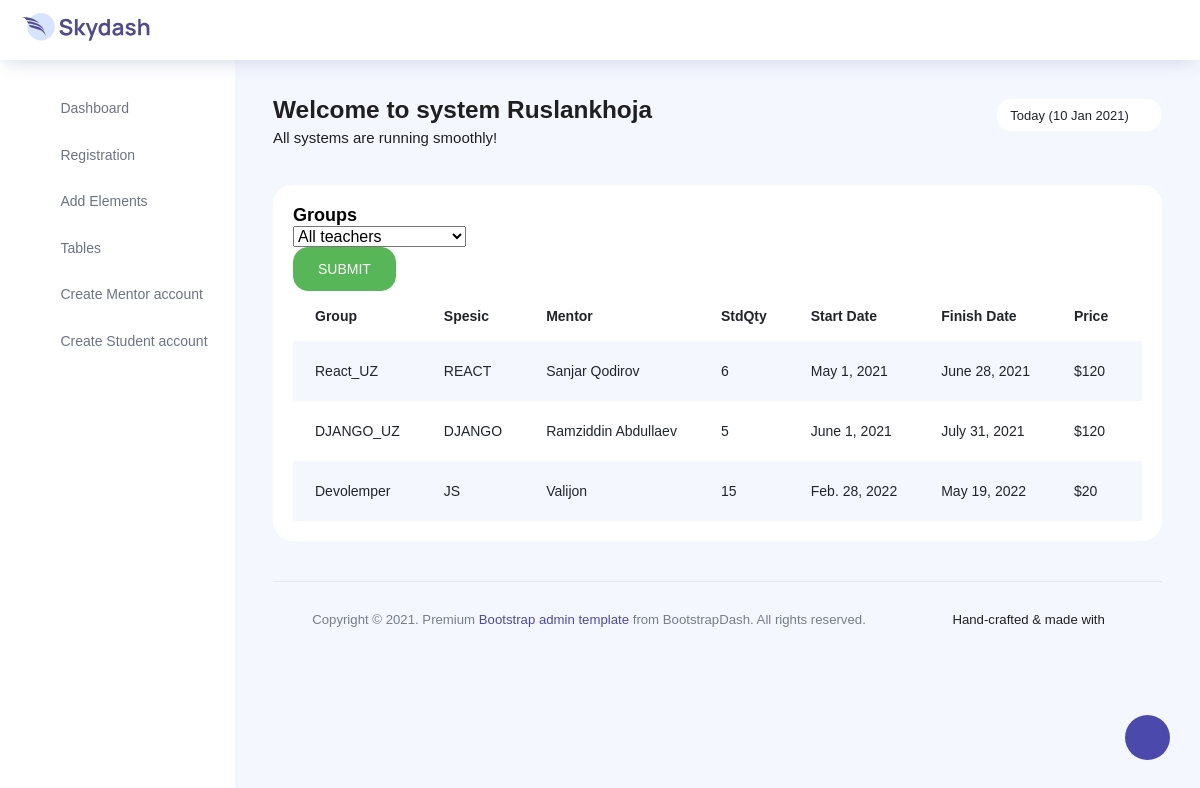
The app's page /groups_table (signed in) with its own data.
### dashboardapp/models.py (models this page shows, shortened)
class Course(models.Model):
    SPES_CHOICE = [
        ("HTML", "HTML"),
        ("JS", "JS"),
        ("PYTHON", "PYTHON"),
        ("REACT", "REACT"),
        ("DJANGO", "DJANGO"),
    ]
    STATUS_CHOICE = [
        ("NO", "NO"),
        ("FULL", "FULL"),
        ("PART", "PART"),
    ]
    name = models.CharField(max_length=50)
    spes = models.CharField(max_length=7, choices=SPES_CHOICE, default="HTML")
    mentor = models.ForeignKey(Mentor, on_delete=SET_NULL, null=True, blank=True)
    student_qty = models.PositiveIntegerField(blank=True, null=True)
    start = models.DateField(blank=True, null=True)
    finish = models.DateField(blank=True, null=True)
    price = models.PositiveIntegerField(blank=True, null=True)
    status = models.CharField(max_length=5, choices=STATUS_CHOICE, default="NO")
    def total_payment(self):
        return self.student_qty * self.price

class Mentor(models.Model):
    GENDER_CHOICE = [
        ("M", "M"),
        ("F", "F"),
    ]
    SPES_CHOICE = [
        ("FRONTEND", "FRONTEND"),
        ("BACKEND", "BACKEND"),
    ]
    fullname = models.CharField(max_length=90)
    age = models.PositiveIntegerField()
    gender = models.CharField(max_length=1, choices=GENDER_CHOICE, default="M")
    email = models.EmailField()
    phone = models.PositiveIntegerField()
    spes = models.CharField(max_length=9, choices=SPES_CHOICE, default="SPES_CHOICE")
    def __str__(self):
        return self.fullname

### dashboardapp/views.py (the view)
# urls.py: path('groups_table', views.groups_table, name="groups_table"),
@login_required(login_url='login')
def groups_table(request):
    courses = Course.objects.all()[::-1]
    mentors = Mentor.objects.all()
    if request.method == 'POST' and request.POST.get('mentor_id'):
        courses = Course.objects.filter(mentor=request.POST.get('mentor_id'))
    else:
        courses = Course.objects.all()
    context = {
        'courses': courses,
        'mentors': mentors,
    }
    return render(request, "dashboardapp/groups_table.html", context)

### dashboardapp/templates/dashboardapp/groups_table.html (shortened to what this page needs)
{% extends "dashboardapp/base.html" %}
{% load static %}
{% block content %}
<div class="row">
    <div class="col-md-12 grid-margin stretch-card">
      <div class="card">
        <div class="card-body">
          <p class="card-title mb-0">Groups</p>
          <form action="" method="POST">
            <div>
                <select name="mentor_id" id="">
                    <option value="{{ mentor }}">All teachers</option>
                </select>
            </div>
            <button class="btn btn-success" type="submit">SUBMIT</button>
          </form>
          <div class="table-responsive">
            <table class="table table-striped table-borderless">
              <thead>
                <tr>
                  <th>Group</th>
                  <th>Spesic</th>
                  <th>Mentor</th>
                  <th>StdQty</th>
                  <th>Start Date</th>
                  <th>Finish Date</th>
                  <th>Price</th>
                  <th>Payment</th>
                </tr>
              </thead>
              <tbody>
              {% for course in courses %}
                <tr>
                  <td>{{ course.name }}</td>
                  <td>{{ course.spes }}</td>
                  <td>{{ course.mentor }}</td>
                  <td>{{ course.student_qty }}</td>
                  <td>{{ course.start }}</td>
                  <td>{{ course.finish }}</td>
                  <td>${{ course.price }}</td>
                  <td class="font-weight-bold">$ {{ course.total_payment }}</td>
                </tr>
              {% endfor %}
              </tbody>
            </table>
          </div>
        </div>
      </div>
    </div>
</div>
{% endblock %}

### dashboardapp/templates/dashboardapp/base.html (shortened to what this page needs)
<!DOCTYPE html>
<html lang="en">
{% load static %}
<head>
  <link rel="stylesheet" href="{% static 'vendors/feather/feather.css' %}">
  <link rel="stylesheet" href="{% static 'vendors/ti-icons/css/themify-icons.css' %}">
  <link rel="stylesheet" href="{% static 'vendors/css/vendor.bundle.base.css' %}">
  <link rel="stylesheet" href="{% static 'vendors/datatables.net-bs4/dataTables.bootstrap4.css' %}">
  <link rel="stylesheet" href="https://use.fontawesome.com/releases/v5.7.0/css/all.css">
  <link rel="stylesheet" href="{% static 'vendors/ti-icons/css/themify-icons.css' %}">
  <link rel="stylesheet" type="{% static 'text/css" href="js/select.dataTables.min.css' %}">
  <link rel="stylesheet" href="{% static 'css/vertical-layout-light/style.css' %}">
</head>
<body>
  <div class="container-scroller">
    <nav class="navbar col-lg-12 col-12 p-0 fixed-top d-flex flex-row">
      <div class="text-center navbar-brand-wrapper d-flex align-items-center justify-content-center">
        <a class="navbar-brand brand-logo mr-5" href="{% url 'dashboard' %}"><img src="{% static 'images/logo.svg' %}" class="mr-2" alt="logo"/></a>
      </div>
      <div class="navbar-menu-wrapper d-flex align-items-center justify-content-end">
        <button class="navbar-toggler navbar-toggler align-self-center" type="button" data-toggle="minimize">
          <span class="icon-menu"></span>
        </button>
        <ul class="navbar-nav navbar-nav-right">
          <li class="nav-item nav-profile dropdown">
            <a class="icon-ellipsis" href="#" data-toggle="dropdown" id="profileDropdown">
            </a>
          </li>
        </ul>
      </div>
    </nav>
    <div class="container-fluid page-body-wrapper">
      <div class="theme-setting-wrapper">
        <div id="settings-trigger"><i class="ti-settings"></i></div>
      </div>
      <nav class="sidebar sidebar-offcanvas" id="sidebar">
        <ul class="nav">
          <li class="nav-item">
            <a class="nav-link" href="{% url 'dashboard' %}">
              <i class="icon-grid menu-icon"></i>
              <span class="menu-title">Dashboard</span>
            </a>
          </li>
          {% if request.user.is_superuser %}
          <li class="nav-item">
            <a class="nav-link" data-toggle="collapse" href="#auth" aria-expanded="false" aria-controls="auth">
              <i class="icon-head menu-icon"></i>
              <span class="menu-title">Registration</span>
              <i class="menu-arrow"></i>
            </a>
          </li>
          <li class="nav-item">
            <a class="nav-link" data-toggle="collapse" href="#ui-basic" aria-expanded="false" aria-controls="ui-basic">
              <i class="icon-layout menu-icon"></i>
              <span class="menu-title">Add Elements</span>
              <i class="menu-arrow"></i>
            </a>
          </li>
          {% endif %}
          <li class="nav-item">
            <a class="nav-link" data-toggle="collapse" href="#tables" aria-expanded="false" aria-controls="tables">
              <i class="icon-grid-2 menu-icon"></i>
              <span class="menu-title">Tables</span>
              <i class="menu-arrow"></i>
            </a>
          </li>
          {% if request.user.is_superuser %}
          <li class="nav-item">
            <a class="nav-link" href="{% url 'mentor_account' %}">
              <i class="icon-paper menu-icon"></i>
              <span class="menu-title">Create Mentor account</span>
            </a>
          </li>
          {% endif %}
          {% if request.user.is_superuser %}
          <li class="nav-item">
            <a class="nav-link" href="{% url 'student_account' %}">
              <i class="icon-paper menu-icon"></i>
              <span class="menu-title">Create Student account</span>
            </a>
          </li>
          {% endif %}
        </ul>
      </nav>
      <div class="main-panel">
        <div class="content-wrapper">
          <div class="row">
            <div class="col-md-12 grid-margin">
              <div class="row">
                <div class="col-12 col-xl-8 mb-4 mb-xl-0">
                  <h3 class="font-weight-bold">Welcome to system {{ request.user }}</h3>
                  <h6 class="font-weight-normal mb-0">All systems are running smoothly!</h6>
                </div>
                <div class="col-12 col-xl-4">
                 <div class="justify-content-end d-flex">
                  <div class="dropdown flex-md-grow-1 flex-xl-grow-0">
                    <button class="btn btn-sm btn-light bg-white dropdown-toggle" type="button" id="dropdownMenuDate2" data-toggle="dropdown" aria-haspopup="true" aria-expanded="true">
                      Today (10 Jan 2021)
                    </button>
                  </div>
                 </div>
                </div>
              </div>
            </div>
          </div>
          {% block content %}
          {% endblock %}
        <footer class="footer">
            <div class="d-sm-flex justify-content-center justify-content-sm-between">
            <span class="text-muted text-center text-sm-left d-block d-sm-inline-block">Copyright © 2021.  Premium <a href="https://www.bootstrapdash.com/" target="_blank">Bootstrap admin template</a> from BootstrapDash. All rights reserved.</span>
            <span class="float-none float-sm-right d-block mt-1 mt-sm-0 text-center">Hand-crafted & made with <i class="ti-heart text-danger ml-1"></i></span>
            </div>
        </footer>
        </div>
      </div>
    </div>
  </div>
</body>
</html>

### records on screen
Course: name "React_UZ", spes "REACT", mentor "Sanjar Qodirov", student_qty "6", start "May 1, 2021", finish "June 28, 2021", price "120"
Course: name "DJANGO_UZ", spes "DJANGO", mentor "Ramziddin Abdullaev", student_qty "5", start "June 1, 2021", finish "July 31, 2021", price "120"
Course: name "Devolemper", spes "JS", mentor "Valijon", student_qty "15", start "Feb. 28, 2022", finish "May 19, 2022", price "20"

### other values on screen
{{ request.user }} "Ruslankhoja"
